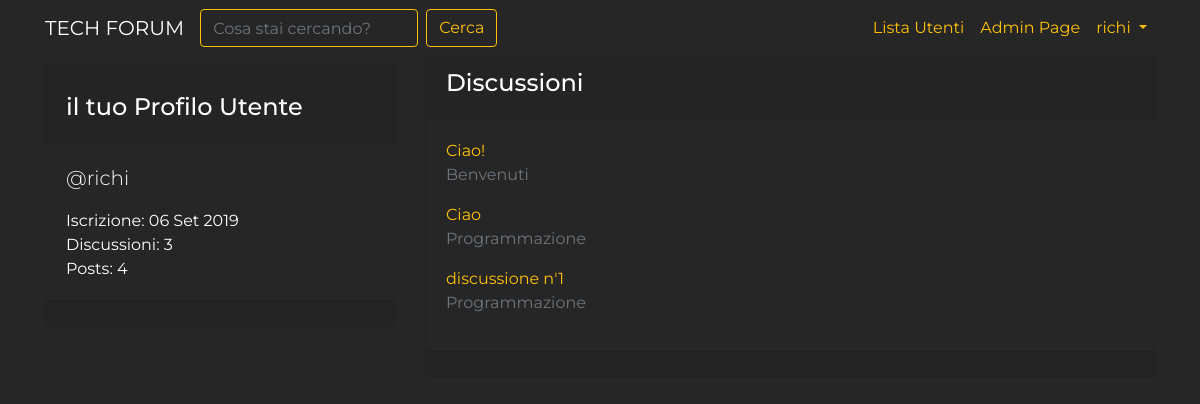
The page /user/richi/ (signed in) on the database its author committed.
### forum/models.py (models this page shows, shortened)
class Discussione(models.Model):
    titolo = models.CharField(max_length=120)
    data_creazione = models.DateTimeField(auto_now_add=True)
    autore_discussione = models.ForeignKey(User, on_delete=models.CASCADE, related_name="discussioni", null=True)
    sezione_appartenenza = models.ForeignKey(Sezione, on_delete=models.CASCADE, related_name="sezioni", null=True)
    def get_absolute_url(self):
        return reverse("discussione_view", kwargs={"pk": self.pk})
    class Meta:
        verbose_name = "Discussione"
        verbose_name_plural = "Discussioni"

class Sezione(models.Model):
    nome_sezione = models.CharField(max_length= 80)
    descrizione = models.CharField(max_length=150, blank=True, null=True)
    logo_sezione = models.ImageField(blank=True, null=True)
    def __str__(self):
        return self.nome_sezione
    class Meta:
        verbose_name = "Sezione"
        verbose_name_plural = "Sezioni"

### core/views.py (the view)
# urls.py: path('user/<username>/', views.userProfileView, name="user_profile"),
def userProfileView(request, username):
    user = get_object_or_404(User, username=username)
    discussioni_utenre = Discussione.objects.filter(autore_discussione=user).order_by("-pk")
    context = {'user':user, "discussioni_utente": discussioni_utenre}
    return render(request, 'core/user_profile.html', context)

### core/templates/core/user_profile.html (shortened to what this page needs)
{% extends 'base.html' %}
{% block content %}
    <div class="row">
        <div class="col-4">
            <div class="card my-2">
                <div class="card-header">
                     <h4 class="mt-3">{% if request.user == user %}il tuo {% endif %}Profilo Utente</h4>
                </div>
                <div class="card-body">
                    <p class="lead">@{{ user }}</p>
                    <p class="mb-0">Iscrizione: {{ user.date_joined|date:"d M Y" }}</p>
                    <p class="mb-0">Discussioni: {{ user.discussioni.count }}</p>
                    <p class="mb-0">Posts: {{ user.posts.count }}</p>
                </div>
                <div class="card-footer"></div>
            </div>
        </div>
        <div class="col-8">
            <div class="card my-8">
                <div class="card-header">
                    <h4>Discussioni</h4>
                </div>
                <div class="card-body">
                    {% for discussione in discussioni_utente %}
                        <a href="{{ discussione.get_absolute_url }}">{{ discussione.titolo }}</a>
                        <p class="text-muted">{{ discussione.sezione_appartenenza }}</p>
                        {% empty %}
                            {% if request.user != user %}
                                <p class="mb-0">{{ user }} non ha creato alcuna discussione</p>
                            {% else %}
                                <p class="mb-0">Non hai creato alcuna discussione, inizia subito!</p>
                            {% endif %}
                    {% endfor %}
                </div>
                <div class="card-footer"></div>
            </div>
        </div>
    </div>
{% endblock content %}

### templates/base.html (shortened to what this page needs)
{% load static %}
<!doctype html>
<html lang="en">
  <head>
    <link rel="stylesheet" href="https://stackpath.bootstrapcdn.com/bootstrap/4.3.1/css/bootstrap.min.css">
    <link rel="stylesheet" href="{% static 'agora.css' %}">
  </head>
  <body>
    <nav class="navbar navbar-expand-lg navbar-dark bg-color" style="background-color:#262626;">
    <div class="container">
      <a class="navbar-brand" href="/">TECH FORUM</a>
      <div class="collapse navbar-collapse" id="navbarSupportedContent">
      <form action="{% url 'funzione_cerca' %}" class="form-inline my-2 my-lg-0">
          <input name="q" class="form-control mr-sm-2" type="search" placeholder="Cosa stai cercando?" aria-label="Search">
          <button class="btn btn-outline-warning my-2 my-sm-0" type="submit">Cerca</button>
        </form>
        <ul class="navbar-nav ml-auto">
          <li class="nav-item">
            <a class="nav-link" href="{% url 'user_list' %}">Lista Utenti<span class="sr-only">(current)</span></a>
          </li>
            {% if request.user.is_superuser %}
              <li class="nav-item">
                <a class="nav-link" href="/admin/">Admin Page</a>
              </li>
            {% endif %}
            {% if request.user.is_authenticated %}
              <li class="nav-item dropdown">
                <a class="nav-link dropdown-toggle" href="#" id="navbarDropdown" role="button" data-toggle="dropdown" aria-haspopup="true" aria-expanded="false">
                  {{ request.user.username }}
                </a>
              </li>
            {% endif %}
        </ul>
      </div>
     </div>
    </nav>
    <div class="container">
        {% block content %}
        {% endblock content %}
    </div>
  </body>
</html>

### static-storage/agora.css (style rules this page uses)
body { font-family: "Montserrat", sans-serif; background-color: #262626; color: white; }
.card { background-color: #262626; }
.navbar-dark .navbar-nav .nav-link { color: #ffc107; }
a { color: #ffc107; }
input[type=search] { background-color: #262626; border-color: #ffc107; }

### rows shown on the page
Discussione: titolo "Ciao!", sezione_appartenenza "Benvenuti"
Discussione: titolo "Ciao", sezione_appartenenza "Programmazione"
Discussione: titolo "discussione n'1", sezione_appartenenza "Programmazione"

### other values the page prints
{{ request.user.username }} "richi"
{{ user }} "richi"
{{ user.date_joined|date:"d M Y" }} "06 Set 2019"
{{ user.discussioni.count }} "3"
{{ user.posts.count }} "4"
